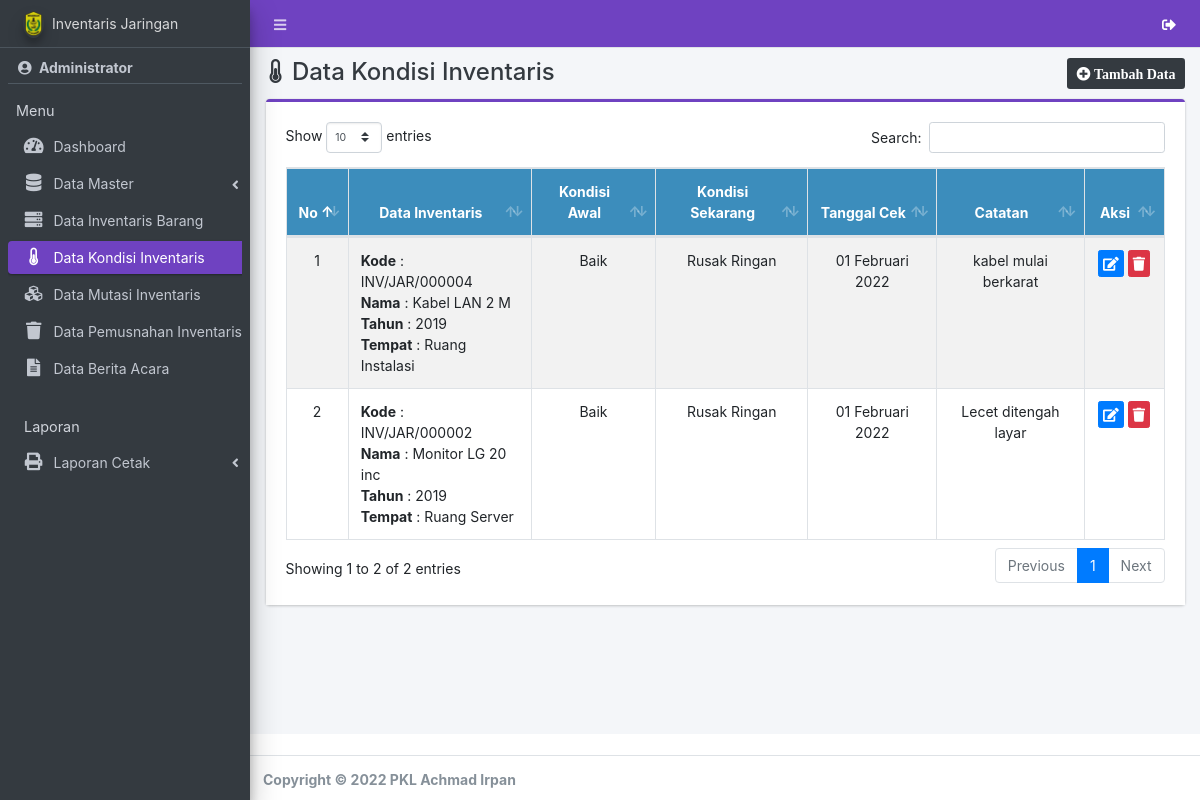
/admin/kondisi/index.php (signed in), run on the app's committed database.
### tables this page shows
CREATE TABLE `kondisi` (
  `id_kondisi` int(11) NOT NULL,
  `id_barang` int(11) NOT NULL,
  `kondisi_awal` varchar(20) NOT NULL,
  `cek_kondisi` varchar(20) NOT NULL,
  `tgl_cek` date NOT NULL,
  `catatan` text NOT NULL
);

CREATE TABLE `barang` (
  `id_barang` int(11) NOT NULL,
  `kd_barang` varchar(20) NOT NULL,
  `nm_barang` varchar(50) NOT NULL,
  `satuan` varchar(20) NOT NULL,
  `tgl_inventaris` date NOT NULL,
  `tahun` char(4) NOT NULL,
  `kondisi` varchar(20) NOT NULL,
  `id_ruang` int(11) NOT NULL,
  `musnah` char(1) DEFAULT NULL
);

CREATE TABLE `ruang` (
  `id_ruang` int(11) NOT NULL,
  `nm_ruang` varchar(100) NOT NULL,
  `ket` varchar(100) NOT NULL
);

### app/config.php (called while the page is built, shortened)
<?php
function base_url($url = null)
{
  $base_url = "http://localhost/invenjar";
  if ($url != null) {
    return $base_url . "/" . $url;
  } else {
    return $base_url;
  }
}
function tgl($tanggal)
{
  $bulan = array(
    1 =>   'Januari',
    'Februari',
    'Maret',
    'April',
    'Mei',
    'Juni',
    'Juli',
    'Agustus',
    'September',
    'Oktober',
    'November',
    'Desember'
  );
  $pecahkan = explode('-', $tanggal);
  return $pecahkan[2] . ' ' . $bulan[(int) $pecahkan[1]] . ' ' . $pecahkan[0];
}

### admin/kondisi/index.php (the view, shortened to what this page needs)
<?php
require '../../app/config.php';
include_once '../../template/header.php';
$page = 'kondisi';
include_once '../../template/sidebar.php';
?>
<div class="content-wrapper">
    <div class="content-header">
        <div class="container-fluid">
            <div class="row">
                <div class="col-sm-6">
                    <h4 class="m-0 text-dark"><i class="fa fa-thermometer-half ml-1 mr-1"></i> Data Kondisi Inventaris</h4>
                </div>
                <div class="col-sm-6 text-right">
                    <a href="tambah" class="btn btn-sm bg-dark"><i class="fa fa-plus-circle"> Tambah Data</i></a>
                </div>
            </div>
        </div>
    </div>
    <section class="content">
        <div class="container-fluid">
            <div class="row">
                <div class="col-md-12">
                    <div class="card card-purple card-outline">
                        <div class="card-body" style="background-color: white;">
                            <div class="table-responsive">
                                <table id="example1" class="table table-bordered table-striped dataTable">
                                    <thead class="bg-lightblue">
                                        <tr align="center">
                                            <th>No</th>
                                            <th>Data Inventaris</th>
                                            <th>Kondisi Awal</th>
                                            <th>Kondisi Sekarang</th>
                                            <th>Tanggal Cek</th>
                                            <th>Catatan</th>
                                            <th>Aksi</th>
                                        </tr>
                                    </thead>
                                    <tbody>
                                        <?php
                                        $no = 1;
                                        $data = $con->query("SELECT * FROM kondisi a LEFT JOIN barang b ON a.id_barang = b.id_barang LEFT JOIN ruang c ON b.id_ruang = c.id_ruang ORDER BY id_kondisi DESC");
                                        while ($row = $data->fetch_array()) {
                                        ?>
                                            <tr>
                                                <td align="center" width="5%"><?= $no++ ?></td>
                                                <td>
                                                    <b>Kode</b> : <?= $row['kd_barang'] ?><br>
                                                    <b>Nama</b> : <?= $row['nm_barang'] ?><br>
                                                    <b>Tahun</b> : <?= $row['tahun'] ?><br>
                                                    <b>Tempat</b> : <?= $row['nm_ruang'] ?><br>
                                                </td>
                                                <td align="center"><?= $row['kondisi_awal'] ?></td>
                                                <td align="center"><?= $row['cek_kondisi'] ?></td>
                                                <td align="center"><?= tgl($row['tgl_cek']) ?></td>
                                                <td align="center"><?= $row['catatan'] ?></td>
                                                <td align="center" width="9%">
                                                    <a href="edit?id=<?= $row[0] ?>" class="btn btn-primary btn-xs" title="Edit"><i class="fa fa-edit"></i></a>
                                                    <a href="hapus?id=<?= $row[0] ?>" class="btn btn-danger btn-xs alert-hapus" title="Hapus"><i class="fa fa-trash"></i></a>
                                                </td>
                                            </tr>
                                        <?php } ?>
                                    </tbody>
                                </table>
                            </div>
                        </div>
                    </div>
                </div>
            </div>
        </div>
    </section>
</div>
<?php
include_once '../../template/footer.php';
?>

### template/header.php (shortened to what this page needs)
<!DOCTYPE html>
<html lang="en">
<head>
    <link rel="stylesheet" href="<?= base_url() ?>/assets/plugins/fontawesome-free/css/all.min.css">
    <link rel="stylesheet" href="https://code.ionicframework.com/ionicons/2.0.1/css/ionicons.min.css">
    <link rel="stylesheet" href="<?= base_url() ?>/assets/plugins/datatables-bs4/css/dataTables.bootstrap4.css">
    <link rel="stylesheet" href="<?= base_url() ?>/assets/plugins/ekko-lightbox/ekko-lightbox.css">
    <link rel="stylesheet" href="<?= base_url() ?>/assets/plugins/bootstrap-fileupload/bootstrap-fileupload.min.css">
    <link rel="stylesheet" href="<?= base_url() ?>/assets/plugins/tempusdominus-bootstrap-4/css/tempusdominus-bootstrap-4.min.css">
    <link rel="stylesheet" href="<?= base_url() ?>/assets/plugins/select2/css/select2.min.css">
    <link rel="stylesheet" href="<?= base_url() ?>/assets/plugins/select2-bootstrap4-theme/select2-bootstrap4.min.css">
    <link rel="stylesheet" href="<?= base_url() ?>/assets/plugins/icheck-bootstrap/icheck-bootstrap.min.css">
    <link rel="stylesheet" href="<?= base_url() ?>/assets/plugins/jqvmap/jqvmap.min.css">
    <link rel="stylesheet" href="<?= base_url() ?>/assets/dist/css/adminlte.min.css">
    <link rel="stylesheet" href="<?= base_url() ?>/assets/plugins/overlayScrollbars/css/OverlayScrollbars.min.css">
    <link rel="stylesheet" href="<?= base_url() ?>/assets/plugins/daterangepicker/daterangepicker.css">
    <link rel="stylesheet" href="<?= base_url() ?>/assets/plugins/summernote/summernote-bs4.css">
    <link rel="stylesheet" href="<?= base_url() ?>/assets/plugins/bootstrap-fileupload/bootstrap-fileupload.min.css">
    <link rel="stylesheet" href="<?= base_url() ?>/assets/alert/sweetalert.css">
    <link rel="stylesheet" href="<?= base_url() ?>/assets/plugins/toastr/toastr.min.css">
    <link rel="stylesheet" href="<?= base_url() ?>/assets/mdi/css/materialdesignicons.min.css">
</head>
<body class="hold-transition sidebar-mini layout-fixed layout-navbar-fixed text-sm">
    <div class="wrapper">
        <nav class="main-header navbar navbar-expand navbar-dark navbar-purple">
            <ul class="navbar-nav">
                <li class="nav-item">
                    <a class="nav-link" data-widget="pushmenu" href="#"><i class="fas fa-bars"></i></a>
                </li>
            </ul>
            <ul class="navbar-nav ml-auto">
                <li class="nav-item dropdown">
                    <a class="nav-link" data-toggle="dropdown" href="#" aria-expanded="false">
                        <i class="fas fa-sign-out-alt ml-1 text-white"></i>
                    </a>
                </li>
            </ul>
        </nav>

### template/sidebar.php (shortened to what this page needs)
<aside class="main-sidebar sidebar-dark-purple elevation-4">
    <a href="#" class="brand-link">
        <img src="<?= base_url() ?>/assets/images/logo.png" alt="AdminLTE Logo" class="brand-image img-circle elevation-3" style="opacity: .8">
        <span class="brand-text">Inventaris Jaringan</span>
    </a>
    <div class="sidebar">
        <div class="user-panel mt-1 mb-1 d-flex">
            <div class="info">
                <a href="#" class="d-block"><i class="fas fa-user-circle mr-1"></i><b>
                        <?= $_SESSION['nm_user']; ?>
                    </b></a>
            </div>
        </div>
        <nav class="mt-2">
            <ul class="nav nav-pills nav-sidebar flex-column nav-child-indent" data-widget="treeview" role="menu" data-accordion="false">
                <li class="nav-header">Menu</li>
                <?php if ($_SESSION['level'] == 1) { ?>
                    <li class="nav-item">
                        <a href="<?= base_url() ?>/admin/" class="nav-link <?php if ($page == 'dashboard') {
                                                                                echo 'active';
                                                                            } ?>">
                            <i class="nav-icon fa fa-tachometer-alt"></i>
                            <p>
                                Dashboard
                            </p>
                        </a>
                    </li>
                    <li class="nav-item has-treeview  <?php if ($page == 'user' || $page == 'ruang') {
                                                            echo 'menu-open';
                                                        } ?>">
                        <a href="#" class="nav-link <?php if ($page == 'user' || $page == 'ruang') {
                                                        echo 'active';
                                                    } ?>">
                            <i class="nav-icon fa fa-database"></i>
                            <p>
                                Data Master
                                <i class="right fas fa-angle-left"></i>
                            </p>
                        </a>
                    </li>
                    <li class="nav-item">
                        <a href="<?= base_url() ?>/admin/barang/" class="nav-link <?php if ($page == 'barang') {
                                                                                        echo 'active';
                                                                                    } ?>">
                            <i class="nav-icon fa fa-server"></i>
                            <p>
                                Data Inventaris Barang
                            </p>
                        </a>
                    </li>
                    <li class="nav-item">
                        <a href="<?= base_url() ?>/admin/kondisi/" class="nav-link <?php if ($page == 'kondisi') {
                                                                                        echo 'active';
                                                                                    } ?>">
                            <i class="nav-icon fa fa-thermometer-half"></i>
                            <p>
                                Data Kondisi Inventaris
                            </p>
                        </a>
                    </li>
                    <li class="nav-item">
                        <a href="<?= base_url() ?>/admin/mutasi/" class="nav-link <?php if ($page == 'mutasi') {
                                                                                        echo 'active';
                                                                                    } ?>">
                            <i class="nav-icon fa fa-cubes"></i>
                            <p>
                                Data Mutasi Inventaris
                            </p>
                        </a>
                    </li>
                    <li class="nav-item">
                        <a href="<?= base_url() ?>/admin/musnah/" class="nav-link <?php if ($page == 'musnah') {
                                                                                        echo 'active';
                                                                                    } ?>">
                            <i class="nav-icon fa fa-trash"></i>
                            <p>
                                Data Pemusnahan Inventaris
                            </p>
                        </a>
                    </li>
                    <li class="nav-item">
                        <a href="<?= base_url() ?>/admin/berita-acara/" class="nav-link <?php if ($page == 'berita') {
                                                                                            echo 'active';
                                                                                        } ?>">
                            <i class="nav-icon fa fa-file-alt"></i>
                            <p>
                                Data Berita Acara
                            </p>
                        </a>
                    </li>
                    <li class="nav-header">Laporan</li>
                    <li class="nav-item has-treeview">
                        <a href="#" class="nav-link">
                            <i class="nav-icon fa fa-print"></i>
                            <p>
                                Laporan Cetak
                                <i class="fas fa-angle-left right"></i>
                            </p>
                        </a>
                    </li>
                <?php } ?>
            </ul>
        </nav>
    </div>
</aside>

### template/footer.php (shortened to what this page needs)
<footer class="main-footer">
<strong>Copyright &copy; <?= date('Y') ?> PKL Achmad Irpan</strong>
</footer>
</div>
</body>
</html>

### data on the page
kondisi: id_barang.kd_barang "INV/JAR/000004", id_barang.nm_barang "Kabel LAN 2 M", id_barang.tahun "2019", ruang.nm_ruang "Ruang Instalasi", kondisi_awal "Baik", cek_kondisi "Rusak Ringan", tgl_cek "01 Februari 2022", catatan "kabel mulai berkarat"
kondisi: id_barang.kd_barang "INV/JAR/000002", id_barang.nm_barang "Monitor LG 20 inc", id_barang.tahun "2019", ruang.nm_ruang "Ruang Server", kondisi_awal "Baik", cek_kondisi "Rusak Ringan", tgl_cek "01 Februari 2022", catatan "Lecet ditengah layar"

### other printed values
$_SESSION['nm_user'] "Administrator"
